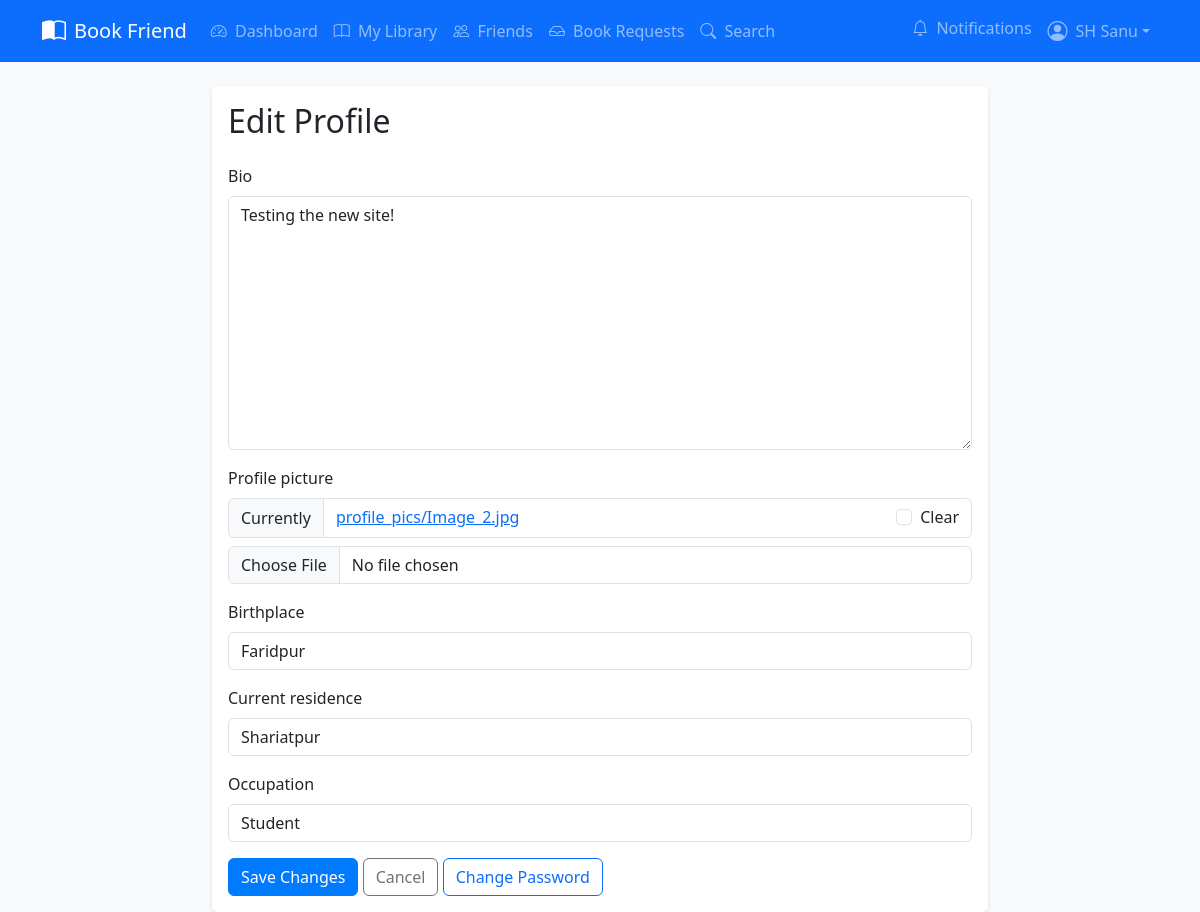
The app's page /profile/edit/ (signed in) with its own data.
### Core/models.py (models this page shows, shortened)
class UserProfile(models.Model):
    user = models.OneToOneField(User, on_delete=models.CASCADE)
    bio = models.TextField(max_length=500, blank=True)
    profile_picture = models.ImageField(upload_to='profile_pics/', blank=True)
    birthplace = models.CharField(max_length=100, blank=True)
    current_residence = models.CharField(max_length=100, blank=True)
    occupation = models.CharField(max_length=100, blank=True)

### Core/views.py (the view)
# urls.py: path('profile/edit/', views.profile_edit, name='profile_edit'),
@login_required
def profile_edit(request):
    if not request.user.is_authenticated:
        return redirect(f"{reverse('core:login')}?next={request.path}")
    profile, created = UserProfile.objects.get_or_create(user=request.user)
    if request.method == "POST":
        form = UserProfileForm(request.POST, request.FILES, instance=profile)
        if form.is_valid():
            form.save()
            messages.success(request, "Profile updated successfully!")
            return redirect("core:profile", username=request.user.username)
    else:
        form = UserProfileForm(instance=profile)
    return render(request, "core/profile/edit.html", {"form": form})

### Core/forms.py
class UserProfileForm(forms.ModelForm):
    class Meta:
        model = UserProfile
        fields = ['bio', 'profile_picture', 'birthplace', 'current_residence', 'occupation']

### Core/context_processors.py (called while the page is built)
def notification_count(request):
    if request.user.is_authenticated:
        unread_count = Notification.objects.filter(user=request.user, read=False).count()
        return {'unread_notifications': unread_count}
    return {'unread_notifications': 0}

### templates/core/profile/edit.html (shortened to what this page needs)
{% extends 'core/base.html' %}
{% load crispy_forms_tags %}
{% block content %}
<div class="row justify-content-center">
    <div class="col-md-8">
        <div class="card">
            <div class="card-body">
                <h2 class="card-title mb-4">Edit Profile</h2>
                <form method="post" enctype="multipart/form-data">
                    {{ form|crispy }}
                    <div class="mt-3">
                        <button type="submit" class="btn btn-primary">Save Changes</button>
                        <a href="{% url 'core:profile' username=user.username %}" class="btn btn-outline-secondary">Cancel</a>
                        <a href="{% url 'core:password_change' %}" class="btn btn-outline-primary">Change Password</a>
                    </div>
                </form>
            </div>
        </div>
    </div>
</div>
{% endblock %}

### templates/core/includes/navbar.html (shortened to what this page needs)
<nav class="navbar navbar-expand-lg navbar-dark bg-primary">
    <div class="container">
      <a class="navbar-brand d-flex align-items-center" href="{% url 'core:landing' %}">
        <i class="bi bi-book-half me-2 fs-4"></i>
        Book Friend
      </a>
      <div class="collapse navbar-collapse" id="navbarNav">
        {% if user.is_authenticated %}
          <ul class="navbar-nav me-auto">
            <li class="nav-item">
              <a class="nav-link" href="{% url 'core:dashboard' %}">
                <i class="bi bi-speedometer2 me-1"></i> Dashboard
              </a>
            </li>
            <li class="nav-item">
              <a class="nav-link" href="{% url 'core:library' username=user.username %}">
                <i class="bi bi-book me-1"></i> My Library
              </a>
            </li>
            <li class="nav-item">
              <a class="nav-link" href="{% url 'core:friends_list' %}">
                <i class="bi bi-people me-1"></i> Friends
              </a>
            </li>
            <li class="nav-item">
              <a class="nav-link" href="{% url 'core:book_requests' %}">
                <i class="bi bi-inbox me-1"></i> Book Requests
              </a>
            </li>
            <li class="nav-item">
              <a class="nav-link" href="{% url 'core:search' %}">
                <i class="bi bi-search me-1"></i> Search
              </a>
            </li>
          </ul>
          <ul class="navbar-nav">
            <li class="nav-item">
              <a class="nav-link position-relative" href="{% url 'core:notifications' %}">
                <i class="bi bi-bell me-1"></i> Notifications
              </a>
            </li>
            <li class="nav-item dropdown">
              <a
                class="nav-link dropdown-toggle d-flex align-items-center"
                href="#"
                role="button"
                data-bs-toggle="dropdown"
                aria-expanded="false"
              >
                <i class="bi bi-person-circle fs-5 me-2"></i>
                {{ user.get_full_name }}
              </a>
            </li>
          </ul>
        {% endif %}
      </div>
    </div>
  </nav>

### static/core/css/style.css (style rules this page uses)
body { background-color: #f8f9fa; }
.card { box-shadow: 0 2px 4px rgba(0,0,0,0.1); border: none; }
.btn-primary { background-color: #007bff; border-color: #007bff; }

### records on screen
UserProfile: bio "Testing the new site!", birthplace "Faridpur", current_residence "Shariatpur", occupation "Student"

### other values on screen
{{ user.get_full_name }} "SH Sanu"
